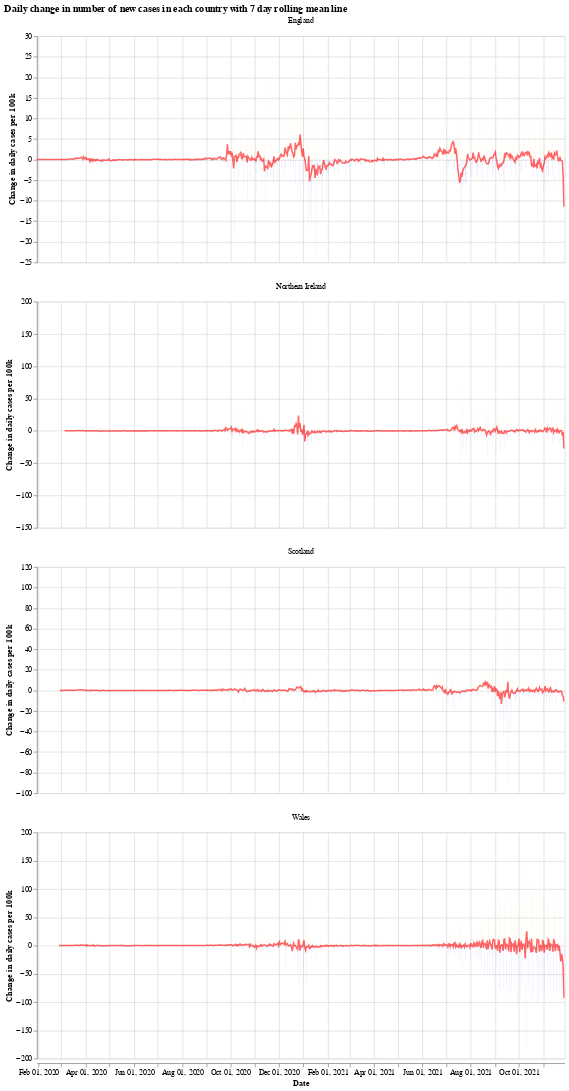

This figure's notebook cell:
### Markdown cell above
We will use the Python library `Altair` for visualising the data, see the [altair docs](https://altair-viz.github.io/) for more information.

First we have a graph which shows the daily change in the number of new cases for each country. This number jumps up and down all over the place, which is likely due to delay in reporting of new cases over the weekend. Another interesting thing is that it looks like the daily cases in Wales experienced a much shorter period of calm over the summer (calm in the sense of daily cases not jumping up and down).

The orange bars are days when the number of new cases (per 100k population) was more than the previous day, while the blue are days when the number of new cases dropped. The red line is the 7 day moving average. 

When the moving average line is below 0, it means that there is a consistent drop in new cases. We can see this clearly happening around the times that lockdowns were introduced (though, to varying degrees). I will update the graphs soon with a marker of when each lockdown started.

### Code cell
# collapse
import altair as alt

bars = alt.Chart(uk_cases).mark_bar().encode(
    x=alt.X("yearmonthdate(date):T", axis=alt.Axis(title='Date')),
    y=alt.Y("casesChangeRate:Q", axis=alt.Axis(title='Change in daily cases per 100k')),
    tooltip='casesChange',
    color=alt.condition(
        alt.datum.casesChangeRate > 0,
        alt.value("orange"),  # The positive color
        alt.value("blue")  # The negative color
    )
).properties(title='Daily change in number of new cases with 7 day rolling mean',width=700).interactive()

line = alt.Chart(uk_cases).mark_line(
    color='red',
    size=2,
    opacity=0.6
).transform_window(
    rolling_mean='mean(casesChangeRate)',
    frame=[0, 7],
    groupby=['areaName']
).encode(
    x='yearmonthdate(date):T',
    y='rolling_mean:Q'
)

alt.layer(bars, line, data=uk_cases).facet(alt.Column(
    'areaName', title=''), columns=1).resolve_scale(y='independent').properties(title='Daily change in number of new cases in each country with 7 day rolling mean line')

### Figure 1 — Vega-Lite specification as saved in the notebook (floating-point values rounded to 4 significant figures; data arrays with more than 128 entries replaced by an {"elided": "..."} marker saying what was removed)
{"config": {"view": {"continuousWidth": 400, "continuousHeight": 300}}, "data": {"name": "data-87b013b0c0f72ca78ae4e1da3c2b6061"}, "facet": {"type": "nominal", "field": "areaName", "title": ""}, "spec": {"layer": [{"mark": "bar", "encoding": {"color": {"condition": {"value": "orange", "test": "(datum.casesChangeRate > 0)"}, "value": "blue"}, "tooltip": {"type": "quantitative", "field": "casesChange"}, "x": {"type": "temporal", "axis": {"title": "Date"}, "field": "date", "timeUnit": "yearmonthdate"}, "y": {"type": "quantitative", "axis": {"title": "Change in daily cases per 100k"}, "field": "casesChangeRate"}}, "selection": {"selector001": {"type": "interval", "bind": "scales", "encodings": ["x", "y"]}}, "title": "Daily change in number of new cases with 7 day rolling mean", "width": 700}, {"mark": {"type": "line", "color": "red", "opacity": 0.6, "size": 2}, "encoding": {"x": {"type": "temporal", "field": "date", "timeUnit": "yearmonthdate"}, "y": {"type": "quantitative", "field": "rolling_mean"}}, "transform": [{"window": [{"op": "mean", "field": "casesChangeRate", "as": "rolling_mean"}], "frame": [0, 7], "groupby": ["areaName"]}]}]}, "columns": 1, "resolve": {"scale": {"y": "independent"}}, "title": "Daily change in number of new cases in each country with 7 day rolling mean line", "$schema": "https://vega.github.io/schema/vega-lite/v4.8.1.json", "datasets": {"data-87b013b0c0f72ca78ae4e1da3c2b6061": {"elided": "2580 records"}}}
